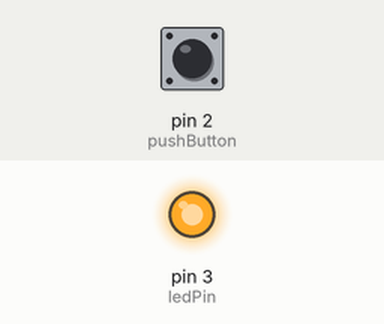
Recording of a sketch running on a simulated Arduino Uno, built with avr-gcc and run on an emulated ATmega328P. Shown: output pins drawn as LEDs (lit = HIGH). The inputs (shaded band) are chosen by the test bench; at power-on: pin 2 (pushButton) HIGH.

Above: at 1.2 s.
1.3 s: pin 2 (pushButton) pulled LOW for 0.15 s
At 1.8 s:
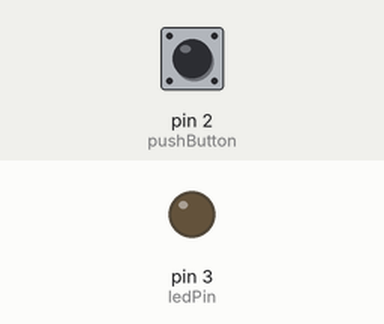
2.9 s: pin 2 (pushButton) pulled LOW for 1 s
At 4.3 s:
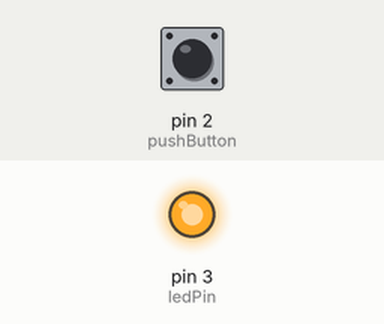
5.4 s: pin 2 (pushButton) pulled LOW for 3.2 s
At 9.1 s:
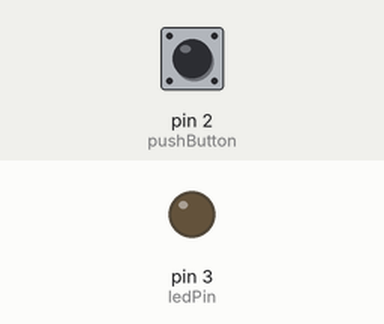
Timing chart, 0 to 10.6 s (numbered marks = the images above; inputs shaded):
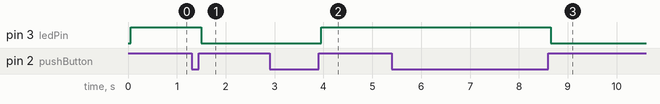

The sketch:

Button3_debouncer.ino
```cpp
const int pushButton = 2;
const int ledPin = 3;

bool buttonState = LOW;
bool ledState = LOW;

bool reading = LOW;
bool lastReading = LOW;

int lastDebounceTimer = 0;
const int debounceInterval = 50;

void setup() {
  pinMode(pushButton,INPUT_PULLUP);
  pinMode(ledPin,OUTPUT);
  Serial.begin(9600);
}

void loop() {
  reading = digitalRead(pushButton);

  if(reading != lastReading){
    lastDebounceTimer = millis();
  }

  if(millis()-lastDebounceTimer > debounceInterval){
    if(reading != buttonState){
      buttonState = reading;
      if(buttonState == HIGH){
        ledState = !ledState;
      }
      digitalWrite(ledPin,ledState);
    }
  }
  lastReading = reading;
}
```

Measured:
- after the input at 1.3 s, pin 3 (ledPin): HIGH → LOW after 0.20 s
- after the input at 2.9 s, pin 3 (ledPin): LOW → HIGH after 1.1 s
- after the input at 5.4 s, pin 3 (ledPin): HIGH → LOW after 3.3 s
